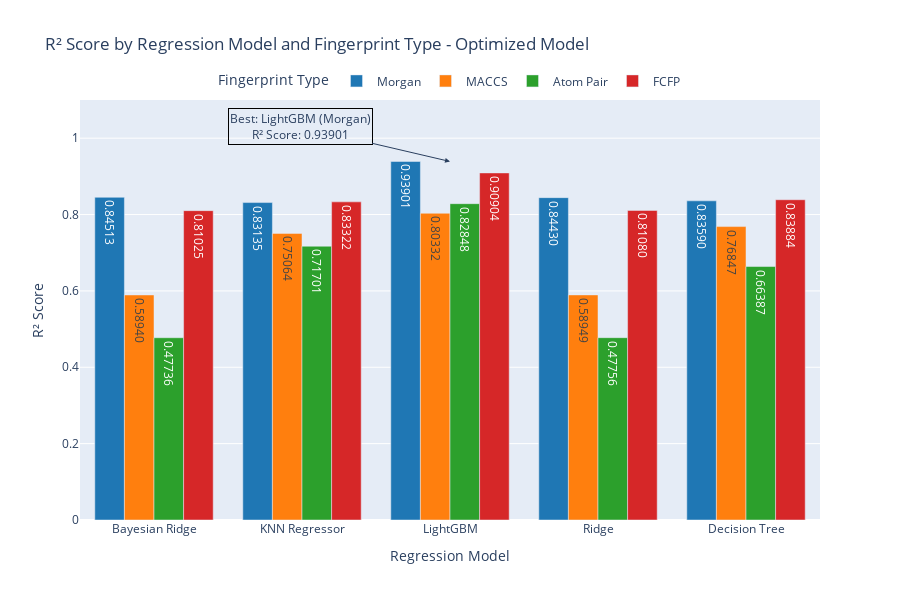
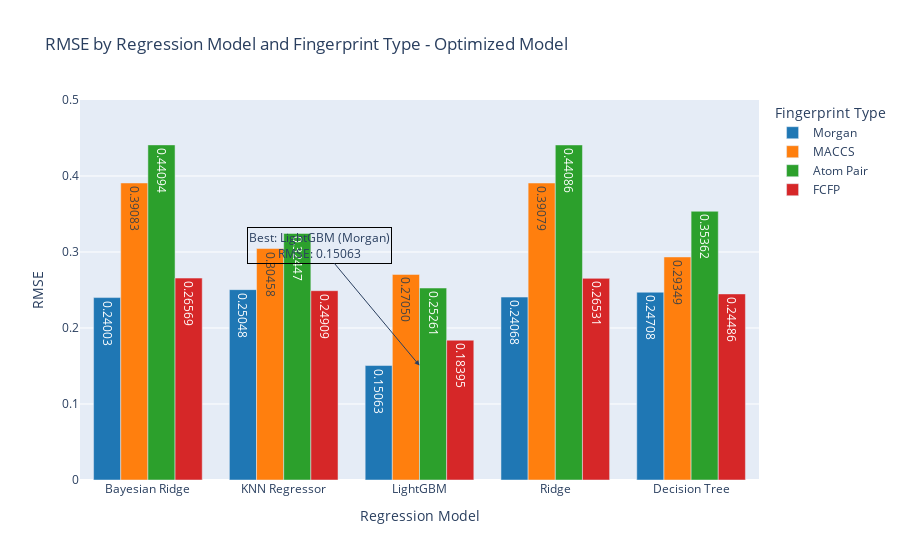

Write notebook code for charts like these, in order.
### Code cell
import plotly.graph_objects as go
import pandas as pd

# Define colors
colors = ['#1f77b4', '#ff7f0e', '#2ca02c', '#d62728', '#9467bd', '#8c564b']

# Order of regression models
model_order = ['Bayesian Ridge', 'KNN Regressor', 'LightGBM', 'Ridge', 'Decision Tree']

# Find the best combinations for each metric
best_r2 = optimized_results_df.loc[optimized_results_df['R² Score'].idxmax()]
best_rmse = optimized_results_df.loc[optimized_results_df['RMSE'].idxmin()]
best_mae = optimized_results_df.loc[optimized_results_df['MAE'].idxmin()]

# Create traces for R² Score
fig_r2 = go.Figure()
for idx, fingerprint_type in enumerate(optimized_results_df['Fingerprint Type'].unique()):
    subset = optimized_results_df[optimized_results_df['Fingerprint Type'] == fingerprint_type]
    fig_r2.add_trace(go.Bar(
        x=subset['Regression Model'],
        y=subset['R² Score'],
        name=fingerprint_type,
        text=[f'{val:.5f}' for val in subset['R² Score']],
        textposition='inside',
        marker_color=colors[idx % len(colors)],
    ))

fig_r2.update_layout(
    title='R² Score by Regression Model and Fingerprint Type - Optimized Model',
    xaxis_title='Regression Model',
    yaxis_title='R² Score',
    barmode='group',
    yaxis=dict(range=[0, 1.1]),
    legend_title='Fingerprint Type',
    xaxis=dict(categoryorder='array', categoryarray=model_order),
    legend=dict(orientation="h", yanchor="top", y=1.08, xanchor="center", x=0.5),
    width=900, height=600
)

fig_r2.add_annotation(
    x=best_r2['Regression Model'],
    y=best_r2['R² Score'],
    text=f"Best: {best_r2['Regression Model']} ({best_r2['Fingerprint Type']})<br>R² Score: {best_r2['R² Score']:.5f}",
    showarrow=True,
    arrowhead=2,
    ax=-150,
    ay=-35,
    bordercolor="black",
    borderwidth=1
)

# Create traces for RMSE
fig_rmse = go.Figure()
for idx, fingerprint_type in enumerate(optimized_results_df['Fingerprint Type'].unique()):
    subset = optimized_results_df[optimized_results_df['Fingerprint Type'] == fingerprint_type]
    fig_rmse.add_trace(go.Bar(
        x=subset['Regression Model'],
        y=subset['RMSE'],
        name=fingerprint_type,
        text=[f'{val:.5f}' for val in subset['RMSE']],
        textposition='inside',
        marker_color=colors[idx % len(colors)],
    ))

fig_rmse.update_layout(
    title='RMSE by Regression Model and Fingerprint Type - Optimized Model',
    xaxis_title='Regression Model',
    yaxis_title='RMSE',
    barmode='group',
    yaxis=dict(range=[0, 0.5]),
    legend_title='Fingerprint Type',
    xaxis=dict(categoryorder='array', categoryarray=model_order)  # Set the order of models
)

fig_rmse.add_annotation(
    x=best_rmse['Regression Model'],
    y=best_rmse['RMSE'],
    text=f"Best: {best_rmse['Regression Model']} ({best_rmse['Fingerprint Type']})<br>RMSE: {best_rmse['RMSE']:.5f}",
    showarrow=True,
    arrowhead=2,
    ax=-100,
    ay=-120,
    bordercolor="black",
    borderwidth=1
)

# Create traces for MAE
fig_mae = go.Figure()
for idx, fingerprint_type in enumerate(optimized_results_df['Fingerprint Type'].unique()):
    subset = optimized_results_df[optimized_results_df['Fingerprint Type'] == fingerprint_type]
    fig_mae.add_trace(go.Bar(
        x=subset['Regression Model'],
        y=subset['MAE'],
        name=fingerprint_type,
        text=[f'{val:.5f}' for val in subset['MAE']],
        textposition='inside',
        marker_color=colors[idx % len(colors)],
    ))

fig_mae.update_layout(
    title='MAE by Regression Model and Fingerprint Type - Optimized Model',
    xaxis_title='Regression Model',
    yaxis_title='MAE',
    barmode='group',
    yaxis=dict(range=[0, 0.4]),
    legend_title='Fingerprint Type',
    xaxis=dict(categoryorder='array', categoryarray=model_order)  # Set the order of models
)

fig_mae.add_annotation(
    x=best_mae['Regression Model'],
    y=best_mae['MAE'],
    text=f"Best: {best_mae['Regression Model']} ({best_mae['Fingerprint Type']})<br>MAE: {best_mae['MAE']:.5f}",
    showarrow=True,
    arrowhead=2,
    ax=-100,
    ay=-120,
    bordercolor="black",
    borderwidth=1
)

# Show the plots
fig_r2.show()
fig_rmse.show()
fig_mae.show()

### Figure 1 — Plotly figure (JSON) as saved in the notebook; plotly's stock layout.template omitted (floating-point values rounded to 4 significant figures)
{"data": [{"marker": {"color": "#1f77b4"}, "name": "Morgan", "text": ["0.93901", "0.84513", "0.83135", "0.84430", "0.83590"], "textposition": "inside", "type": "bar", "x": ["LightGBM", "Bayesian Ridge", "KNN Regressor", "Ridge", "Decision Tree"], "y": [0.939, 0.8451, 0.8314, 0.8443, 0.8359]}, {"marker": {"color": "#ff7f0e"}, "name": "MACCS", "text": ["0.80332", "0.58940", "0.75064", "0.58949", "0.76847"], "textposition": "inside", "type": "bar", "x": ["LightGBM", "Bayesian Ridge", "KNN Regressor", "Ridge", "Decision Tree"], "y": [0.8033, 0.5894, 0.7506, 0.5895, 0.7685]}, {"marker": {"color": "#2ca02c"}, "name": "Atom Pair", "text": ["0.82848", "0.47736", "0.71701", "0.47756", "0.66387"], "textposition": "inside", "type": "bar", "x": ["LightGBM", "Bayesian Ridge", "KNN Regressor", "Ridge", "Decision Tree"], "y": [0.8285, 0.4774, 0.717, 0.4776, 0.6639]}, {"marker": {"color": "#d62728"}, "name": "FCFP", "text": ["0.90904", "0.81025", "0.83322", "0.81080", "0.83884"], "textposition": "inside", "type": "bar", "x": ["LightGBM", "Bayesian Ridge", "KNN Regressor", "Ridge", "Decision Tree"], "y": [0.909, 0.8103, 0.8332, 0.8108, 0.8388]}], "layout": {"annotations": [{"arrowhead": 2, "ax": -150, "ay": -35, "bordercolor": "black", "borderwidth": 1, "showarrow": true, "text": "Best: LightGBM (Morgan)<br>R² Score: 0.93901", "x": "LightGBM", "y": 0.939}], "barmode": "group", "height": 600, "legend": {"orientation": "h", "title": {"text": "Fingerprint Type"}, "x": 0.5, "xanchor": "center", "y": 1.08, "yanchor": "top"}, "title": {"text": "R² Score by Regression Model and Fingerprint Type - Optimized Model"}, "width": 900, "xaxis": {"categoryarray": ["Bayesian Ridge", "KNN Regressor", "LightGBM", "Ridge", "Decision Tree"], "categoryorder": "array", "title": {"text": "Regression Model"}}, "yaxis": {"range": [0, 1.1], "title": {"text": "R² Score"}}}}

### Figure 2 — Plotly figure (JSON) as saved in the notebook; plotly's stock layout.template omitted (floating-point values rounded to 4 significant figures)
{"data": [{"marker": {"color": "#1f77b4"}, "name": "Morgan", "text": ["0.15063", "0.24003", "0.25048", "0.24068", "0.24708"], "textposition": "inside", "type": "bar", "x": ["LightGBM", "Bayesian Ridge", "KNN Regressor", "Ridge", "Decision Tree"], "y": [0.1506, 0.24, 0.2505, 0.2407, 0.2471]}, {"marker": {"color": "#ff7f0e"}, "name": "MACCS", "text": ["0.27050", "0.39083", "0.30458", "0.39079", "0.29349"], "textposition": "inside", "type": "bar", "x": ["LightGBM", "Bayesian Ridge", "KNN Regressor", "Ridge", "Decision Tree"], "y": [0.2705, 0.3908, 0.3046, 0.3908, 0.2935]}, {"marker": {"color": "#2ca02c"}, "name": "Atom Pair", "text": ["0.25261", "0.44094", "0.32447", "0.44086", "0.35362"], "textposition": "inside", "type": "bar", "x": ["LightGBM", "Bayesian Ridge", "KNN Regressor", "Ridge", "Decision Tree"], "y": [0.2526, 0.4409, 0.3245, 0.4409, 0.3536]}, {"marker": {"color": "#d62728"}, "name": "FCFP", "text": ["0.18395", "0.26569", "0.24909", "0.26531", "0.24486"], "textposition": "inside", "type": "bar", "x": ["LightGBM", "Bayesian Ridge", "KNN Regressor", "Ridge", "Decision Tree"], "y": [0.184, 0.2657, 0.2491, 0.2653, 0.2449]}], "layout": {"annotations": [{"arrowhead": 2, "ax": -100, "ay": -120, "bordercolor": "black", "borderwidth": 1, "showarrow": true, "text": "Best: LightGBM (Morgan)<br>RMSE: 0.15063", "x": "LightGBM", "y": 0.1506}], "barmode": "group", "legend": {"title": {"text": "Fingerprint Type"}}, "title": {"text": "RMSE by Regression Model and Fingerprint Type - Optimized Model"}, "xaxis": {"categoryarray": ["Bayesian Ridge", "KNN Regressor", "LightGBM", "Ridge", "Decision Tree"], "categoryorder": "array", "title": {"text": "Regression Model"}}, "yaxis": {"range": [0, 0.5], "title": {"text": "RMSE"}}}}
